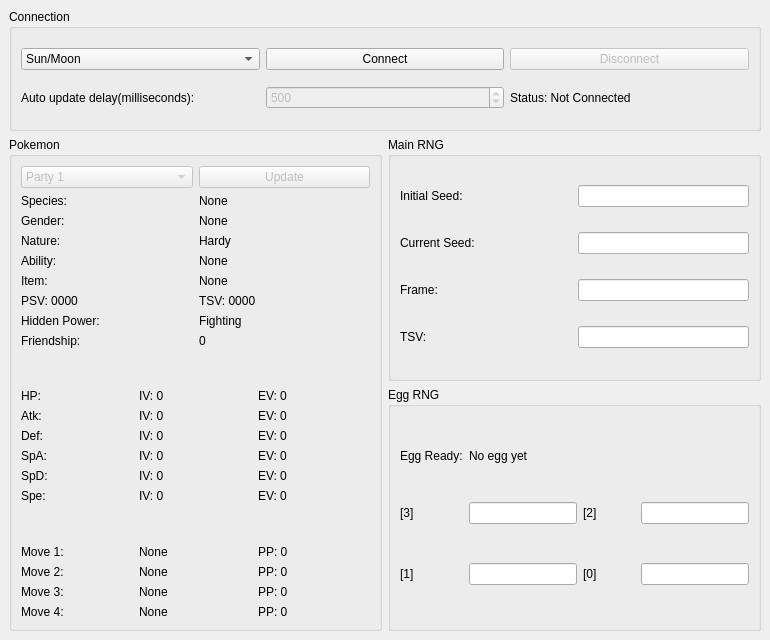
<?xml version="1.0" encoding="UTF-8"?>
<ui version="4.0">
 <class>MainWindow</class>
 <widget class="QMainWindow" name="MainWindow">
  <property name="geometry">
   <rect>
    <x>0</x>
    <y>0</y>
    <width>770</width>
    <height>640</height>
   </rect>
  </property>
  <property name="minimumSize">
   <size>
    <width>770</width>
    <height>640</height>
   </size>
  </property>
  <property name="windowTitle">
   <string>CitraRNG 1.2.0</string>
  </property>
  <widget class="QWidget" name="centralwidget">
   <layout class="QGridLayout" name="gridLayout">
    <item row="2" column="1">
     <widget class="QGroupBox" name="groupBoxEggRNG">
      <property name="sizePolicy">
       <sizepolicy hsizetype="Preferred" vsizetype="Preferred">
        <horstretch>0</horstretch>
        <verstretch>2</verstretch>
       </sizepolicy>
      </property>
      <property name="title">
       <string>Egg RNG</string>
      </property>
      <layout class="QGridLayout" name="gridLayout_4">
       <item row="0" column="1">
        <widget class="QLabel" name="labelEggReadyStatus">
         <property name="text">
          <string>No egg yet</string>
         </property>
        </widget>
       </item>
       <item row="0" column="0">
        <widget class="QLabel" name="labelEggReady">
         <property name="sizePolicy">
          <sizepolicy hsizetype="Preferred" vsizetype="Fixed">
           <horstretch>0</horstretch>
           <verstretch>0</verstretch>
          </sizepolicy>
         </property>
         <property name="text">
          <string>Egg Ready:</string>
         </property>
        </widget>
       </item>
       <item row="2" column="0">
        <widget class="QLabel" name="labelEggSeed1">
         <property name="text">
          <string>[1]</string>
         </property>
        </widget>
       </item>
       <item row="1" column="2">
        <widget class="QLabel" name="labelEggSeed2">
         <property name="text">
          <string>[2]</string>
         </property>
        </widget>
       </item>
       <item row="2" column="2">
        <widget class="QLabel" name="labelEggSeed0">
         <property name="text">
          <string>[0]</string>
         </property>
        </widget>
       </item>
       <item row="1" column="0">
        <widget class="QLabel" name="labelEggSeed3">
         <property name="text">
          <string>[3]</string>
         </property>
        </widget>
       </item>
       <item row="1" column="1">
        <widget class="QLineEdit" name="lineEditEggSeed3">
         <property name="sizePolicy">
          <sizepolicy hsizetype="Preferred" vsizetype="Fixed">
           <horstretch>0</horstretch>
           <verstretch>0</verstretch>
          </sizepolicy>
         </property>
         <property name="maxLength">
          <number>8</number>
         </property>
         <property name="readOnly">
          <bool>true</bool>
         </property>
        </widget>
       </item>
       <item row="2" column="1">
        <widget class="QLineEdit" name="lineEditEggSeed1">
         <property name="sizePolicy">
          <sizepolicy hsizetype="Preferred" vsizetype="Fixed">
           <horstretch>0</horstretch>
           <verstretch>0</verstretch>
          </sizepolicy>
         </property>
         <property name="maxLength">
          <number>8</number>
         </property>
         <property name="readOnly">
          <bool>true</bool>
         </property>
        </widget>
       </item>
       <item row="1" column="3">
        <widget class="QLineEdit" name="lineEditEggSeed2">
         <property name="sizePolicy">
          <sizepolicy hsizetype="Preferred" vsizetype="Fixed">
           <horstretch>0</horstretch>
           <verstretch>0</verstretch>
          </sizepolicy>
         </property>
         <property name="maxLength">
          <number>8</number>
         </property>
         <property name="readOnly">
          <bool>true</bool>
         </property>
        </widget>
       </item>
       <item row="2" column="3">
        <widget class="QLineEdit" name="lineEditEggSeed0">
         <property name="sizePolicy">
          <sizepolicy hsizetype="Preferred" vsizetype="Fixed">
           <horstretch>0</horstretch>
           <verstretch>0</verstretch>
          </sizepolicy>
         </property>
         <property name="maxLength">
          <number>8</number>
         </property>
         <property name="readOnly">
          <bool>true</bool>
         </property>
        </widget>
       </item>
      </layout>
     </widget>
    </item>
    <item row="1" column="1">
     <widget class="QGroupBox" name="groupBoxMainRNG">
      <property name="sizePolicy">
       <sizepolicy hsizetype="Preferred" vsizetype="Preferred">
        <horstretch>0</horstretch>
        <verstretch>2</verstretch>
       </sizepolicy>
      </property>
      <property name="title">
       <string>Main RNG</string>
      </property>
      <layout class="QGridLayout" name="gridLayout_3">
       <item row="0" column="0">
        <widget class="QLabel" name="labelInitialSeed">
         <property name="text">
          <string>Initial Seed:</string>
         </property>
        </widget>
       </item>
       <item row="0" column="1">
        <widget class="QLineEdit" name="lineEditInitialSeed">
         <property name="sizePolicy">
          <sizepolicy hsizetype="Preferred" vsizetype="Fixed">
           <horstretch>0</horstretch>
           <verstretch>0</verstretch>
          </sizepolicy>
         </property>
         <property name="maxLength">
          <number>8</number>
         </property>
         <property name="readOnly">
          <bool>true</bool>
         </property>
        </widget>
       </item>
       <item row="1" column="0">
        <widget class="QLabel" name="labelCurrentSeed">
         <property name="text">
          <string>Current Seed:</string>
         </property>
        </widget>
       </item>
       <item row="1" column="1">
        <widget class="QLineEdit" name="lineEditCurrentSeed">
         <property name="sizePolicy">
          <sizepolicy hsizetype="Preferred" vsizetype="Fixed">
           <horstretch>0</horstretch>
           <verstretch>0</verstretch>
          </sizepolicy>
         </property>
         <property name="maxLength">
          <number>16</number>
         </property>
         <property name="readOnly">
          <bool>true</bool>
         </property>
        </widget>
       </item>
       <item row="2" column="0">
        <widget class="QLabel" name="labelFrame">
         <property name="text">
          <string>Frame:</string>
         </property>
        </widget>
       </item>
       <item row="2" column="1">
        <widget class="QLineEdit" name="lineEditFrame">
         <property name="sizePolicy">
          <sizepolicy hsizetype="Preferred" vsizetype="Fixed">
           <horstretch>0</horstretch>
           <verstretch>0</verstretch>
          </sizepolicy>
         </property>
         <property name="readOnly">
          <bool>true</bool>
         </property>
        </widget>
       </item>
       <item row="3" column="0">
        <widget class="QLabel" name="labelSaveTSV">
         <property name="text">
          <string>TSV:</string>
         </property>
        </widget>
       </item>
       <item row="3" column="1">
        <widget class="QLineEdit" name="lineEditTSV">
         <property name="sizePolicy">
          <sizepolicy hsizetype="Preferred" vsizetype="Fixed">
           <horstretch>0</horstretch>
           <verstretch>0</verstretch>
          </sizepolicy>
         </property>
         <property name="maxLength">
          <number>4</number>
         </property>
         <property name="readOnly">
          <bool>true</bool>
         </property>
        </widget>
       </item>
      </layout>
     </widget>
    </item>
    <item row="0" column="0" colspan="2">
     <widget class="QGroupBox" name="groupBoxConnection">
      <property name="sizePolicy">
       <sizepolicy hsizetype="Preferred" vsizetype="Preferred">
        <horstretch>0</horstretch>
        <verstretch>1</verstretch>
       </sizepolicy>
      </property>
      <property name="title">
       <string>Connection</string>
      </property>
      <layout class="QGridLayout" name="gridLayout_2">
       <item row="0" column="0">
        <widget class="QComboBox" name="comboBoxGameSelection">
         <property name="sizePolicy">
          <sizepolicy hsizetype="Preferred" vsizetype="Fixed">
           <horstretch>1</horstretch>
           <verstretch>0</verstretch>
          </sizepolicy>
         </property>
         <item>
          <property name="text">
           <string>Sun/Moon</string>
          </property>
         </item>
         <item>
          <property name="text">
           <string>Ultra Sun/Ultra Moon</string>
          </property>
         </item>
        </widget>
       </item>
       <item row="0" column="1">
        <widget class="QPushButton" name="pushButtonConnect">
         <property name="sizePolicy">
          <sizepolicy hsizetype="Minimum" vsizetype="Fixed">
           <horstretch>1</horstretch>
           <verstretch>0</verstretch>
          </sizepolicy>
         </property>
         <property name="text">
          <string>Connect</string>
         </property>
        </widget>
       </item>
       <item row="0" column="2">
        <widget class="QPushButton" name="pushButtonDisconnect">
         <property name="enabled">
          <bool>false</bool>
         </property>
         <property name="text">
          <string>Disconnect</string>
         </property>
        </widget>
       </item>
       <item row="1" column="0">
        <widget class="QLabel" name="labelUpdateDelay">
         <property name="text">
          <string>Auto update delay(milliseconds):</string>
         </property>
        </widget>
       </item>
       <item row="1" column="1">
        <widget class="QSpinBox" name="spinBoxDelay">
         <property name="enabled">
          <bool>false</bool>
         </property>
         <property name="minimum">
          <number>300</number>
         </property>
         <property name="maximum">
          <number>2000</number>
         </property>
         <property name="value">
          <number>500</number>
         </property>
        </widget>
       </item>
       <item row="1" column="2">
        <widget class="QLabel" name="labelStatus">
         <property name="sizePolicy">
          <sizepolicy hsizetype="Preferred" vsizetype="Preferred">
           <horstretch>1</horstretch>
           <verstretch>0</verstretch>
          </sizepolicy>
         </property>
         <property name="text">
          <string>Status: Not Connected</string>
         </property>
        </widget>
       </item>
      </layout>
     </widget>
    </item>
    <item row="1" column="0" rowspan="2">
     <widget class="QGroupBox" name="groupBoxPokemon">
      <property name="sizePolicy">
       <sizepolicy hsizetype="Preferred" vsizetype="Preferred">
        <horstretch>0</horstretch>
        <verstretch>2</verstretch>
       </sizepolicy>
      </property>
      <property name="title">
       <string>Pokemon</string>
      </property>
      <layout class="QGridLayout" name="gridLayout_8">
       <item row="1" column="0" colspan="2">
        <layout class="QGridLayout" name="gridLayout_5">
         <item row="0" column="0">
          <widget class="QLabel" name="labelSpecies">
           <property name="text">
            <string>Species:</string>
           </property>
          </widget>
         </item>
         <item row="0" column="1">
          <widget class="QLabel" name="labelSpeciesValue">
           <property name="text">
            <string>None</string>
           </property>
          </widget>
         </item>
         <item row="1" column="0">
          <widget class="QLabel" name="labelGender">
           <property name="text">
            <string>Gender:</string>
           </property>
          </widget>
         </item>
         <item row="1" column="1">
          <widget class="QLabel" name="labelGenderValue">
           <property name="text">
            <string>None</string>
           </property>
          </widget>
         </item>
         <item row="2" column="0">
          <widget class="QLabel" name="labelNature">
           <property name="text">
            <string>Nature:</string>
           </property>
          </widget>
         </item>
         <item row="2" column="1">
          <widget class="QLabel" name="labelNatureValue">
           <property name="text">
            <string>Hardy</string>
           </property>
          </widget>
         </item>
         <item row="3" column="0">
          <widget class="QLabel" name="labelAbility">
           <property name="text">
            <string>Ability:</string>
           </property>
          </widget>
         </item>
         <item row="3" column="1">
          <widget class="QLabel" name="labelAbilityValue">
           <property name="text">
            <string>None</string>
           </property>
          </widget>
         </item>
         <item row="4" column="0">
          <widget class="QLabel" name="labelItem">
           <property name="text">
            <string>Item:</string>
           </property>
          </widget>
         </item>
         <item row="4" column="1">
          <widget class="QLabel" name="labelItemValue">
           <property name="text">
            <string>None</string>
           </property>
          </widget>
         </item>
         <item row="5" column="0">
          <widget class="QLabel" name="labelPSV">
           <property name="text">
            <string>PSV: 0000</string>
           </property>
          </widget>
         </item>
         <item row="5" column="1">
          <widget class="QLabel" name="labelTSV">
           <property name="text">
            <string>TSV: 0000</string>
           </property>
          </widget>
         </item>
         <item row="6" column="0">
          <widget class="QLabel" name="labelHiddenPower">
           <property name="text">
            <string>Hidden Power:</string>
           </property>
          </widget>
         </item>
         <item row="6" column="1">
          <widget class="QLabel" name="labelHiddenPowerValue">
           <property name="text">
            <string>Fighting</string>
           </property>
          </widget>
         </item>
         <item row="7" column="0">
          <widget class="QLabel" name="labelFriendship">
           <property name="text">
            <string>Friendship:</string>
           </property>
          </widget>
         </item>
         <item row="7" column="1">
          <widget class="QLabel" name="labelFriendshipValue">
           <property name="text">
            <string>0</string>
           </property>
          </widget>
         </item>
        </layout>
       </item>
       <item row="3" column="0" colspan="2">
        <layout class="QGridLayout" name="gridLayout_7">
         <item row="1" column="0">
          <widget class="QLabel" name="labelAtk">
           <property name="text">
            <string>Atk:</string>
           </property>
          </widget>
         </item>
         <item row="2" column="2">
          <widget class="QLabel" name="labelDefEV">
           <property name="text">
            <string>EV: 0</string>
           </property>
          </widget>
         </item>
         <item row="3" column="1">
          <widget class="QLabel" name="labelSpAIV">
           <property name="text">
            <string>IV: 0</string>
           </property>
          </widget>
         </item>
         <item row="3" column="0">
          <widget class="QLabel" name="labelSpA">
           <property name="text">
            <string>SpA:</string>
           </property>
          </widget>
         </item>
         <item row="2" column="1">
          <widget class="QLabel" name="labelDefIV">
           <property name="text">
            <string>IV: 0</string>
           </property>
          </widget>
         </item>
         <item row="0" column="0">
          <widget class="QLabel" name="labelHP">
           <property name="text">
            <string>HP:</string>
           </property>
          </widget>
         </item>
         <item row="3" column="2">
          <widget class="QLabel" name="labelSpAEV">
           <property name="text">
            <string>EV: 0</string>
           </property>
          </widget>
         </item>
         <item row="4" column="0">
          <widget class="QLabel" name="labelSpD">
           <property name="text">
            <string>SpD:</string>
           </property>
          </widget>
         </item>
         <item row="0" column="1">
          <widget class="QLabel" name="labelHPIV">
           <property name="text">
            <string>IV: 0</string>
           </property>
          </widget>
         </item>
         <item row="0" column="2">
          <widget class="QLabel" name="labelHPEV">
           <property name="text">
            <string>EV: 0</string>
           </property>
          </widget>
         </item>
         <item row="1" column="2">
          <widget class="QLabel" name="labelAtkEV">
           <property name="text">
            <string>EV: 0</string>
           </property>
          </widget>
         </item>
         <item row="2" column="0">
          <widget class="QLabel" name="labelDef">
           <property name="text">
            <string>Def:</string>
           </property>
          </widget>
         </item>
         <item row="1" column="1">
          <widget class="QLabel" name="labelAtkIV">
           <property name="text">
            <string>IV: 0</string>
           </property>
          </widget>
         </item>
         <item row="4" column="1">
          <widget class="QLabel" name="labelSpDIV">
           <property name="text">
            <string>IV: 0</string>
           </property>
          </widget>
         </item>
         <item row="5" column="2">
          <widget class="QLabel" name="labelSpeEV">
           <property name="text">
            <string>EV: 0</string>
           </property>
          </widget>
         </item>
         <item row="5" column="1">
          <widget class="QLabel" name="labelSpeIV">
           <property name="text">
            <string>IV: 0</string>
           </property>
          </widget>
         </item>
         <item row="4" column="2">
          <widget class="QLabel" name="labelSpDEV">
           <property name="text">
            <string>EV: 0</string>
           </property>
          </widget>
         </item>
         <item row="5" column="0">
          <widget class="QLabel" name="labelSpe">
           <property name="text">
            <string>Spe:</string>
           </property>
          </widget>
         </item>
        </layout>
       </item>
       <item row="5" column="0" colspan="2">
        <layout class="QGridLayout" name="gridLayout_6">
         <item row="0" column="0">
          <widget class="QLabel" name="labelMove1">
           <property name="text">
            <string>Move 1:</string>
           </property>
          </widget>
         </item>
         <item row="0" column="1">
          <widget class="QLabel" name="labelMove1Name">
           <property name="text">
            <string>None</string>
           </property>
          </widget>
         </item>
         <item row="0" column="2">
          <widget class="QLabel" name="labelMove1PP">
           <property name="text">
            <string>PP: 0</string>
           </property>
          </widget>
         </item>
         <item row="1" column="0">
          <widget class="QLabel" name="labelMove2">
           <property name="text">
            <string>Move 2:</string>
           </property>
          </widget>
         </item>
         <item row="1" column="1">
          <widget class="QLabel" name="labelMove2Name">
           <property name="text">
            <string>None</string>
           </property>
          </widget>
         </item>
         <item row="1" column="2">
          <widget class="QLabel" name="labelMove2PP">
           <property name="text">
            <string>PP: 0</string>
           </property>
          </widget>
         </item>
         <item row="2" column="0">
          <widget class="QLabel" name="labelMove3">
           <property name="text">
            <string>Move 3:</string>
           </property>
          </widget>
         </item>
         <item row="2" column="1">
          <widget class="QLabel" name="labelMove3Name">
           <property name="text">
            <string>None</string>
           </property>
          </widget>
         </item>
         <item row="2" column="2">
          <widget class="QLabel" name="labelMove3PP">
           <property name="text">
            <string>PP: 0</string>
           </property>
          </widget>
         </item>
         <item row="3" column="0">
          <widget class="QLabel" name="labelMove4">
           <property name="text">
            <string>Move 4:</string>
           </property>
          </widget>
         </item>
         <item row="3" column="1">
          <widget class="QLabel" name="labelMove4Name">
           <property name="text">
            <string>None</string>
           </property>
          </widget>
         </item>
         <item row="3" column="2">
          <widget class="QLabel" name="labelMove4PP">
           <property name="text">
            <string>PP: 0</string>
           </property>
          </widget>
         </item>
        </layout>
       </item>
       <item row="0" column="0">
        <widget class="QComboBox" name="comboBoxPokemon">
         <property name="enabled">
          <bool>false</bool>
         </property>
         <item>
          <property name="text">
           <string>Party 1</string>
          </property>
         </item>
         <item>
          <property name="text">
           <string>Party 2</string>
          </property>
         </item>
         <item>
          <property name="text">
           <string>Party 3</string>
          </property>
         </item>
         <item>
          <property name="text">
           <string>Party 4</string>
          </property>
         </item>
         <item>
          <property name="text">
           <string>Party 5</string>
          </property>
         </item>
         <item>
          <property name="text">
           <string>Party 6</string>
          </property>
         </item>
         <item>
          <property name="text">
           <string>Wild</string>
          </property>
         </item>
        </widget>
       </item>
       <item row="0" column="1">
        <widget class="QPushButton" name="pushButtonUpdatePokemon">
         <property name="enabled">
          <bool>false</bool>
         </property>
         <property name="text">
          <string>Update</string>
         </property>
        </widget>
       </item>
       <item row="2" column="0">
        <spacer name="verticalSpacer">
         <property name="orientation">
          <enum>Qt::Vertical</enum>
         </property>
         <property name="sizeHint" stdset="0">
          <size>
           <width>20</width>
           <height>40</height>
          </size>
         </property>
        </spacer>
       </item>
       <item row="4" column="0">
        <spacer name="verticalSpacer_2">
         <property name="orientation">
          <enum>Qt::Vertical</enum>
         </property>
         <property name="sizeHint" stdset="0">
          <size>
           <width>20</width>
           <height>40</height>
          </size>
         </property>
        </spacer>
       </item>
      </layout>
     </widget>
    </item>
   </layout>
  </widget>
  <widget class="QMenuBar" name="menubar">
   <property name="geometry">
    <rect>
     <x>0</x>
     <y>0</y>
     <width>770</width>
     <height>21</height>
    </rect>
   </property>
  </widget>
 </widget>
 <resources/>
 <connections/>
</ui>
